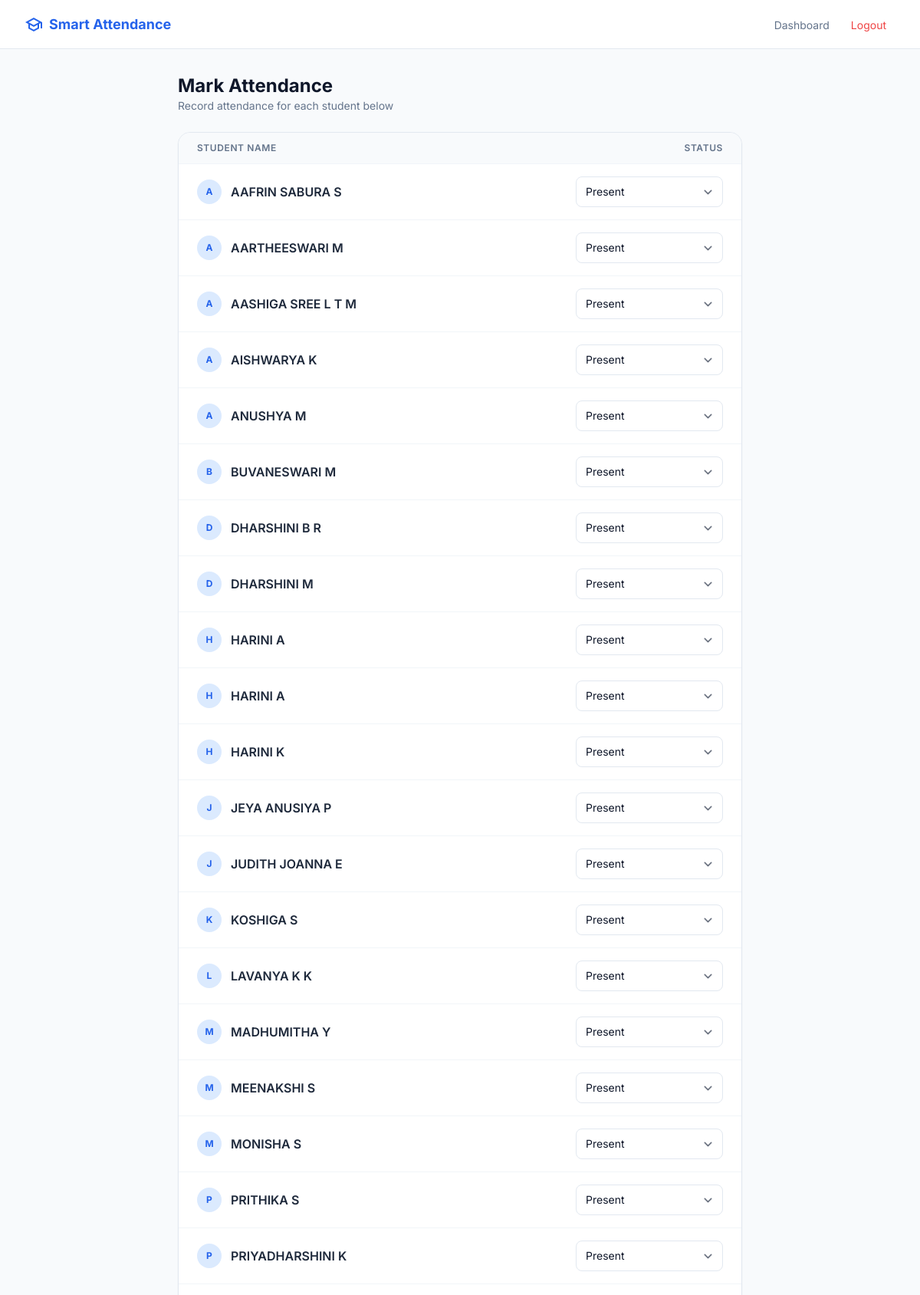
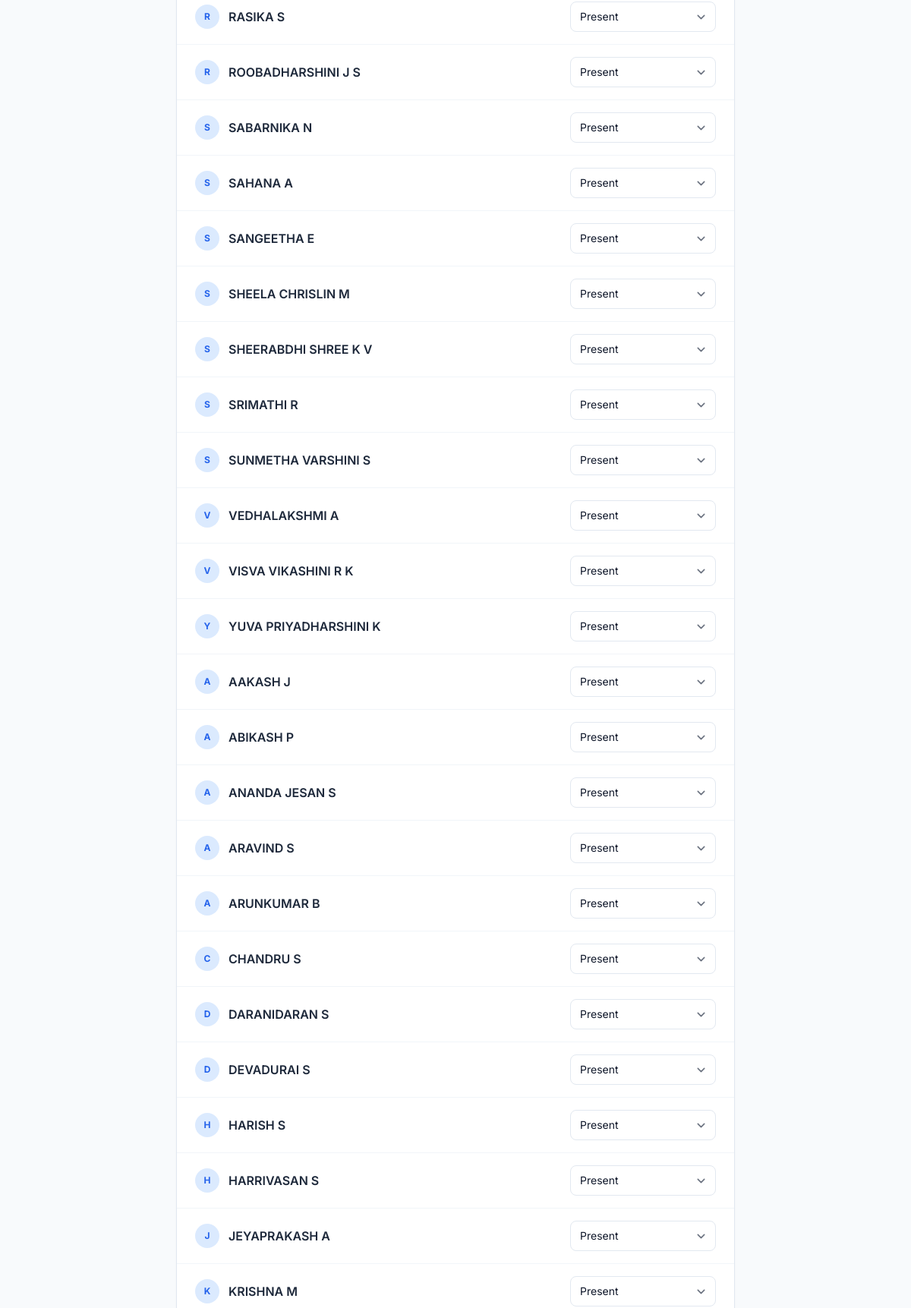
The app's page /teacher/mark-attendance/ (signed in, upper part) with its own data (2 pictures, top to bottom).
### leave_app/models.py (models this page shows, shortened)
class Student(models.Model):
    user = models.OneToOneField(User, on_delete=models.CASCADE, null=True, blank=True, related_name='student_profile')
    name = models.CharField(max_length=100)
    roll_no = models.CharField(max_length=20, unique=True)
    password = models.CharField(max_length=255)
    batch = models.CharField(max_length=20, default="2024-2028")
    department = models.ForeignKey(Department, on_delete=models.SET_NULL, null=True, blank=True)
    mentor = models.ForeignKey(User, on_delete=models.SET_NULL, null=True, blank=True, related_name='assigned_students')
    class_incharge = models.ForeignKey(User, on_delete=models.SET_NULL, null=True, blank=True, related_name='ci_students')

### leave_app/views.py (the view, shortened to what this page needs)
# urls.py: path('teacher/mark-attendance/', views.mark_attendance, name='mark_attendance'),
@login_required
def mark_attendance(request):
    if not request.user.is_staff: return HttpResponse('Unauthorized', status=403)
    students = Student.objects.all().order_by('roll_no')
    today = date.today()
    records = Attendance.objects.filter(date=today)
    att_map = {r.student_id: r.status for r in records}
    student_data = [{'student': s, 'status': att_map.get(s.id, 'Present')} for s in students]
    return render(request, 'mark_attendance.html', {'student_data': student_data})

### templates/mark_attendance.html (shortened to what this page needs)
<!DOCTYPE html>
<html class="light" lang="en">
<head>
<script src="https://cdn.tailwindcss.com?plugins=forms,container-queries"></script>
</head>
<body class="min-h-screen flex flex-col">
<nav class="h-16 bg-white border-b border-slate-200 flex items-center px-6 md:px-8 sticky top-0 z-50">
  <a class="flex items-center gap-2 font-bold text-blue-600 text-lg no-underline" href="{% url 'dashboard' %}">
    <span class="material-symbols-outlined text-2xl">school</span>
    <span class="hidden sm:inline">Smart Attendance</span>
  </a>
  <ul class="flex gap-1 ml-auto items-center">
    <li>
      <a class="nav-link px-3 py-2 rounded-lg text-sm text-slate-500 no-underline"
         href="{% url 'dashboard' %}">
        Dashboard
      </a>
    </li>
    <li>
      <a class="nav-link px-3 py-2 rounded-lg text-sm text-red-500 no-underline"
         href="{% url 'logout' %}">
        Logout
      </a>
    </li>
  </ul>
</nav>
<main class="flex-1 max-w-3xl mx-auto w-full px-4 py-8">
  <div class="mb-6">
    <h2 class="text-2xl font-bold">Mark Attendance</h2>
    <p class="text-sm text-slate-500">Record attendance for each student below</p>
  </div>
  <div class="bg-white border border-slate-200 rounded-2xl overflow-hidden shadow-sm">
    <form method="POST">
      <div class="divide-y divide-slate-100">
        <div class="hidden md:flex px-6 py-3 bg-slate-50 text-xs font-semibold text-slate-500 uppercase tracking-wider">
          <div class="flex-1">Student Name</div>
          <div class="w-48 text-right">Status</div>
        </div>
        {% for item in student_data %}
        <div class="flex flex-col md:flex-row md:items-center justify-between px-6 py-4 gap-3 hover:bg-slate-50 transition">
          <div class="flex items-center gap-3">
            <div class="w-8 h-8 rounded-full bg-blue-100 flex items-center justify-center text-blue-600 font-bold text-xs">
              {{ item.student.name|slice:":1" }}
            </div>
            <span class="font-semibold text-slate-800">
              {{ item.student.name }}
            </span>
          </div>
          <div class="w-full md:w-48">
            <select
              name="status_{{ item.student.id }}"
              class="w-full h-10 px-3 border border-slate-200 rounded-lg text-sm focus:ring-2 focus:ring-blue-200 focus:border-blue-500"
            >
              <option value="Present" {% if item.status == "Present" %}selected{% endif %}>
                Present
              </option>
            </select>
          </div>
        </div>
        {% endfor %}
      </div>
    </form>
  </div>
</main>
</body>
</html>

### templates/mark_attendance.html (style rules this page uses)
body { font-family: 'Inter', sans-serif; background-color: #F8FAFC; color: #0F172A; min-height: 100vh; display: flex; flex-direction: column; }
.material-symbols-outlined { font-variation-settings: 'FILL' 0, 'wght' 400, 'GRAD' 0, 'opsz' 24; vertical-align: middle; }
.nav-link { transition: all 0.2s ease; }

### records on screen
Student: student.name "A", student.name "AAFRIN SABURA S", id "Present"
Student: student.name "A", student.name "AARTHEESWARI M", id "Present"
Student: student.name "A", student.name "AASHIGA SREE L T M", id "Present"
Student: student.name "A", student.name "AISHWARYA K", id "Present"
Student: student.name "A", student.name "ANUSHYA M", id "Present"
Student: student.name "B", student.name "BUVANESWARI M", id "Present"
Student: student.name "D", student.name "DHARSHINI B R", id "Present"
Student: student.name "D", student.name "DHARSHINI M", id "Present"
Student: student.name "H", student.name "HARINI A", id "Present"
Student: student.name "H", student.name "HARINI A", id "Present"
Student: student.name "H", student.name "HARINI K", id "Present"
Student: student.name "J", student.name "JEYA ANUSIYA P", id "Present"
Student: student.name "J", student.name "JUDITH JOANNA E", id "Present"
Student: student.name "K", student.name "KOSHIGA S", id "Present"
Student: student.name "L", student.name "LAVANYA K K", id "Present"
Student: student.name "M", student.name "MADHUMITHA Y", id "Present"
Student: student.name "M", student.name "MEENAKSHI S", id "Present"
Student: student.name "M", student.name "MONISHA S", id "Present"
Student: student.name "P", student.name "PRITHIKA S", id "Present"
Student: student.name "P", student.name "PRIYADHARSHINI K", id "Present"
Student: student.name "R", student.name "RASIKA S", id "Present"
Student: student.name "R", student.name "ROOBADHARSHINI J S", id "Present"
Student: student.name "S", student.name "SABARNIKA N", id "Present"
Student: student.name "S", student.name "SAHANA A", id "Present"
Student: student.name "S", student.name "SANGEETHA E", id "Present"
Student: student.name "S", student.name "SHEELA CHRISLIN M", id "Present"
Student: student.name "S", student.name "SHEERABDHI SHREE K V", id "Present"
Student: student.name "S", student.name "SRIMATHI R", id "Present"
Student: student.name "S", student.name "SUNMETHA VARSHINI S", id "Present"
Student: student.name "V", student.name "VEDHALAKSHMI A", id "Present"
Student: student.name "V", student.name "VISVA VIKASHINI R K", id "Present"
Student: student.name "Y", student.name "YUVA PRIYADHARSHINI K", id "Present"
Student: student.name "A", student.name "AAKASH J", id "Present"
Student: student.name "A", student.name "ABIKASH P", id "Present"
Student: student.name "A", student.name "ANANDA JESAN S", id "Present"
Student: student.name "A", student.name "ARAVIND S", id "Present"
Student: student.name "A", student.name "ARUNKUMAR B", id "Present"
Student: student.name "C", student.name "CHANDRU S", id "Present"
Student: student.name "D", student.name "DARANIDARAN S", id "Present"
Student: student.name "D", student.name "DEVADURAI S", id "Present"
Student: student.name "H", student.name "HARISH S", id "Present"
Student: student.name "H", student.name "HARRIVASAN S", id "Present"
Student: student.name "J", student.name "JEYAPRAKASH A", id "Present"
Student: student.name "K", student.name "KRISHNA M", id "Present"
